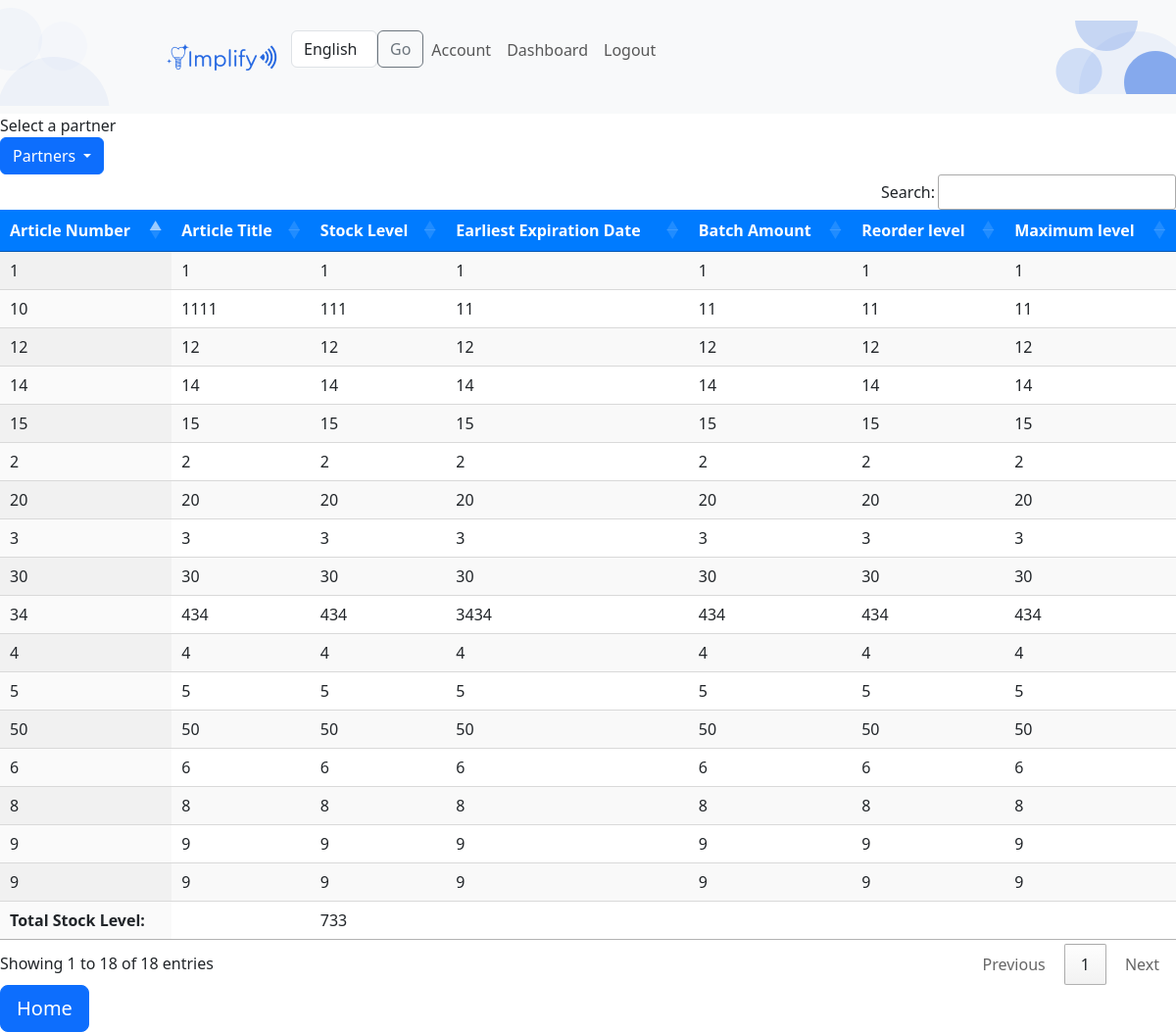
/report/, run on an earlier commit of the app's database.
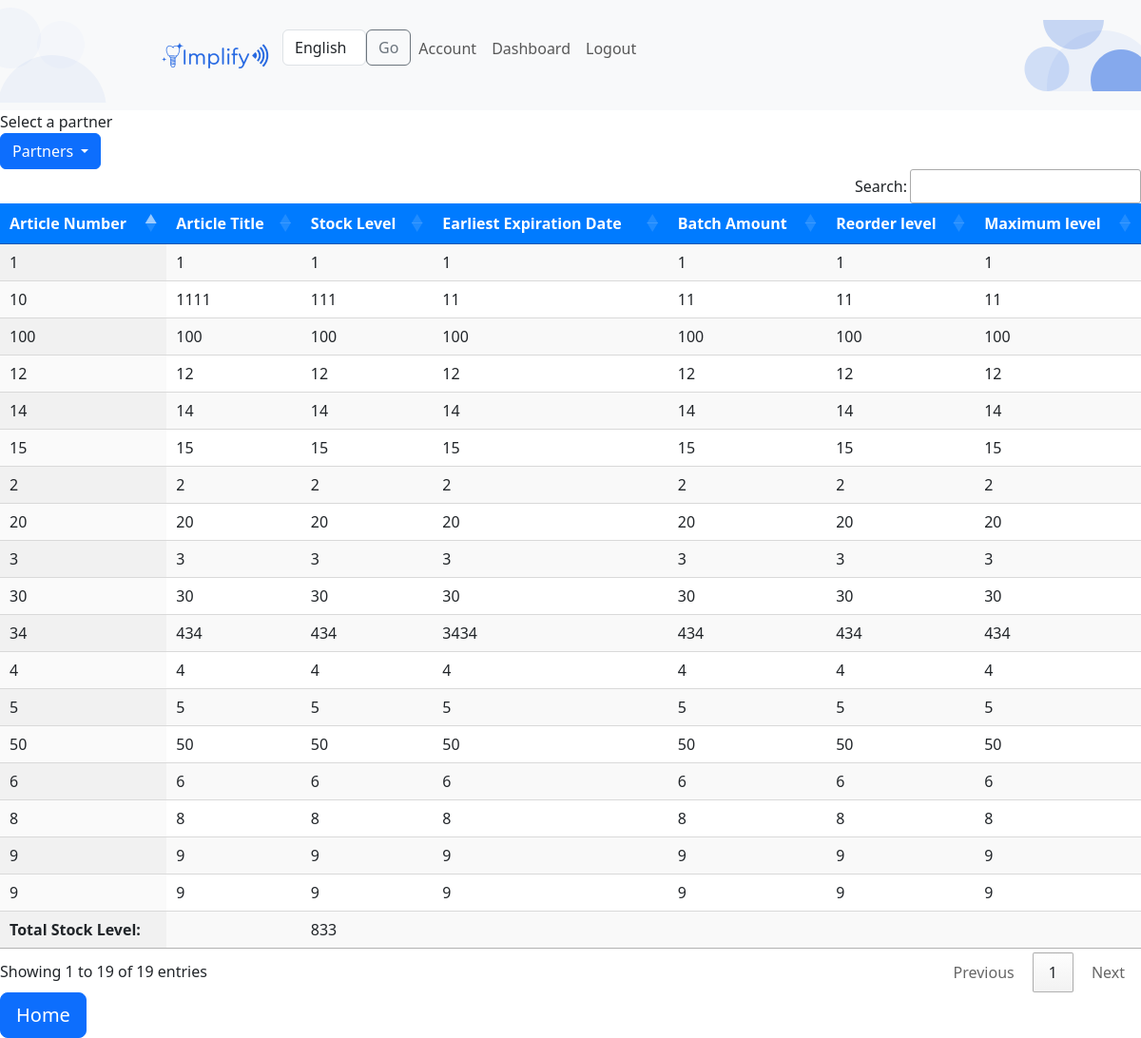
And on a later commit of the database.
### hello_app/models.py (models this page shows)
class Dashboard(models.Model):
    article_number = models.CharField(max_length=50)
    article_title = models.CharField(max_length=50)
    stock_level = models.CharField(max_length=50)
    earliest_expiration_date = models.CharField(max_length=50)
    batch_amount = models.CharField(max_length=50)
    reorder_level = models.CharField(max_length=50)
    maximum_level  = models.CharField(max_length=50)

### hello_app/views.py (the view)
# urls.py: path('report/', views.report, name='report'),
def report(request):
    data_set = Dashboard.objects.all()
    total_stock_level = data_set.aggregate(total_stock_level=Sum('stock_level'))['total_stock_level']
    return render(request,'report.html',{'data_set':data_set,'total_stock_level':total_stock_level})

### templates/report.html (shortened to what this page needs)
{% load bootstrap5 %}
{% bootstrap_css %}
<nav class="navbar navbar-expand-lg navbar-light bg-light nav-bar-custom-style">
    <img src="/static/images/navbar_images/left.png" id="nav-left-image" alt="left" class="h-100 d-inline-block img-styles" style="left: 0;">
    <div style="display" class="ml-5" id="implify-connect-logo">
        <a href="/admin" class="ml-5">
            <img src="/static/images/navbar_images/implify_connect_logo_new.png">
        </a>
    </div>
    <div class="collapse navbar-collapse account-collapse mt-xs-5" style="z-index: 2;" id="navbarToggler">
        <ul class="navbar-nav ml-auto d-flex mr-5">
            <form id="language_selector" style="margin-left: 10px" action="/i18n/setlang/" method="post">
                <div class="d-flex align-items-center">
                    <div class="form-group mb-0">
                        <select name="language" class="form-control">
                            <option value="en" selected="selected">English</option>
                        </select>
                    </div>
                    <div class="form-group mb-0 ml-2">
                        <button class="btn btn-outline-secondary" type="submit" data-loading-text="Submitting...">Go</button>
                    </div>
                </div>
            </form>
                <li class="nav-item mr-2">
                        <a href="/accounts/" class="nav-link mt-2 mt-lg-0">
                            Account
                        </a>
                </li>
                    <li class="nav-item mr-2">
                        <a href="/dashboard/reports/" class="nav-link">
                            Dashboard
                        </a>
                    </li>
                <li class="nav-item mr-2">
                    <a id="logout_link" href="/accounts/logout/" class="nav-link">
                        Logout
                    </a>
                </li>
        </ul>
    </div>
    <img src="/static/images/navbar_images/right.png" alt="right" id="nav-right-image" class="h-100 d-inline-block img-styles" style="right: 0;">
</nav>
    <head>
      <link rel="stylesheet" type="text/css" href="https://cdn.datatables.net/1.11.5/css/jquery.dataTables.css">
    </head>
<div id="dashboard">
      <div>Select a partner</div>
      <div class="dropdown">
        <button class="btn btn-primary dropdown-toggle" type="button" id="dropdownMenuButton" data-bs-toggle="dropdown" aria-expanded="false">
          Partners
        </button>
      </div>
     <div>
    <table id="example"  class="display">
        <thead class="table-header-blue">
          <tr>
            <th scope="col">Article Number</th>
            <th scope="col">Article Title</th>
            <th scope="col">Stock Level</th>
            <th scope="col">Earliest Expiration Date</th>
            <th scope="col">Batch Amount</th>
            <th scope="col">Reorder level</th>
            <th scope="col">Maximum level</th>
          </tr>
        </thead>
        <tbody>
            {% for item in data_set %}
            <tr>
                <td>{{ item.article_number }}</td>
                <td>{{ item.article_title }}</td>
                <td>{{ item.stock_level }}</td>
                <td>{{ item.earliest_expiration_date }}</td>
                <td>{{ item.batch_amount }}</td>
                <td>{{ item.reorder_level }}</td>
                <td>{{ item.maximum_level }}</td>
            </tr>
            {% endfor %}
            <tr>
                <td> <b>Total Stock Level:</b> </td>
                <td> </td>
                <td>{{ total_stock_level}}</td>
                <td> </td>
                <td> </td>
                <td> </td>
                <td> </td>
            </tr>
        </tbody>
      </table>
    </div>
</div>
<a href="/homepage" class="btn btn-primary btn-lg btn-block">Home</a>

What changed in the data, as far as the page shows it:
added Dashboard: article_number "100", article_title "100", stock_level "100", earliest_expiration_date "100", batch_amount "100", reorder_level "100", maximum_level "100"
Also different on the page:
text written by a page script: "Search: Showing 1 to 18 of 18 entries Previous 1 Next" → "Search: Showing 1 to 19 of 19 entries Previous 1 Next"
{{ total_stock_level }}: "733" → "833"
